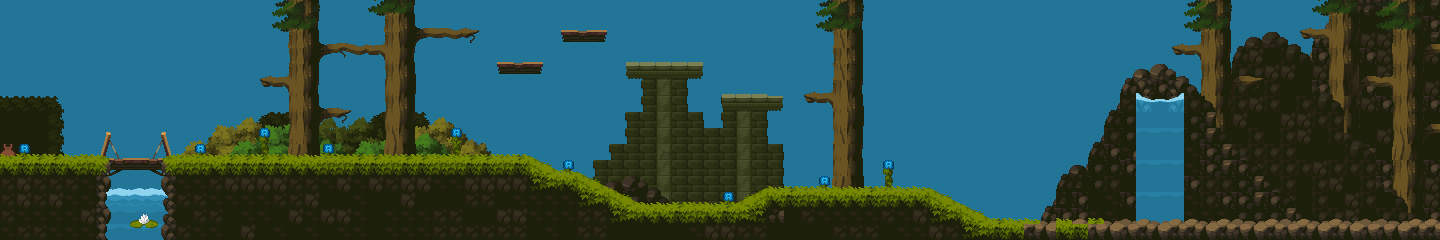

Tiled map render using the project's own tile images. Description and the map definition, with tile-layer contents summarised, below:
An orthogonal 90x15 tile map with 16x16 px tiles, 16 tile layers (Background, Deco 4, Plataformas, Rama Hojas + Deco, ...), 1 hidden layer not drawn.

<map version="1.8" tiledversion="1.8.5" orientation="orthogonal" renderorder="right-down" width="90" height="15" tilewidth="16" tileheight="16" infinite="0" nextlayerid="21" nextobjectid="1">
 <tileset firstgid="1" name="Tiles" tilewidth="16" tileheight="16" tilecount="625" columns="25">
  <image source="Tiles.png" trans="ff00ff" width="400" height="400" />
 </tileset>
 <layer id="5" name="Testeos" width="90" height="15" visible="0">
  <data>[1350 cells, 103 non-empty, 34 distinct tile ids]</data>
 </layer>
 <layer id="20" name="Background" width="90" height="15">
  <data>[1350 cells, 1198 non-empty, 2 distinct tile ids]</data>
 </layer>
 <layer id="12" name="Deco 4" width="90" height="15">
  <data>[1350 cells, 162 non-empty, 23 distinct tile ids]</data>
 </layer>
 <layer id="8" name="Plataformas" width="90" height="15">
  <data>[1350 cells, 84 non-empty, 22 distinct tile ids]</data>
 </layer>
 <layer id="3" name="Rama Hojas + Deco" width="90" height="15">
  <data>[1350 cells, 264 non-empty, 62 distinct tile ids]</data>
 </layer>
 <layer id="11" name="Deco 3" width="90" height="15">
  <data>[1350 cells, 82 non-empty, 39 distinct tile ids]</data>
 </layer>
 <layer id="9" name="Deco 2" width="90" height="15">
  <data>[1350 cells, 78 non-empty, 36 distinct tile ids]</data>
 </layer>
 <layer id="4" name="Agua Puente" width="90" height="15">
  <data>[1350 cells, 50 non-empty, 14 distinct tile ids]</data>
 </layer>
 <layer id="13" name="Flores" width="90" height="15">
  <data>[1350 cells, 21 non-empty, 12 distinct tile ids]</data>
 </layer>
 <layer id="15" name="Montaña 3" width="90" height="15">
  <data>[1350 cells, 120 non-empty, 13 distinct tile ids]</data>
 </layer>
 <layer id="19" name="Arboles Montañas 2" width="90" height="15">
  <data>[1350 cells, 112 non-empty, 34 distinct tile ids]</data>
 </layer>
 <layer id="16" name="Montaña 2" width="90" height="15">
  <data>[1350 cells, 176 non-empty, 17 distinct tile ids]</data>
 </layer>
 <layer id="18" name="Arbol Montañas" width="90" height="15">
  <data>[1350 cells, 71 non-empty, 36 distinct tile ids]</data>
 </layer>
 <layer id="6" name="Montaña" width="90" height="15">
  <data>[1350 cells, 120 non-empty, 24 distinct tile ids]</data>
 </layer>
 <layer id="7" name="Cascada" width="90" height="15">
  <data>[1350 cells, 41 non-empty, 17 distinct tile ids]</data>
 </layer>
 <layer id="2" name="Arboles" width="90" height="15">
  <data>[1350 cells, 117 non-empty, 45 distinct tile ids]</data>
 </layer>
 <layer id="1" name="Suelo General" width="90" height="15">
  <data>[1350 cells, 516 non-empty, 67 distinct tile ids]</data>
 </layer>
</map>
